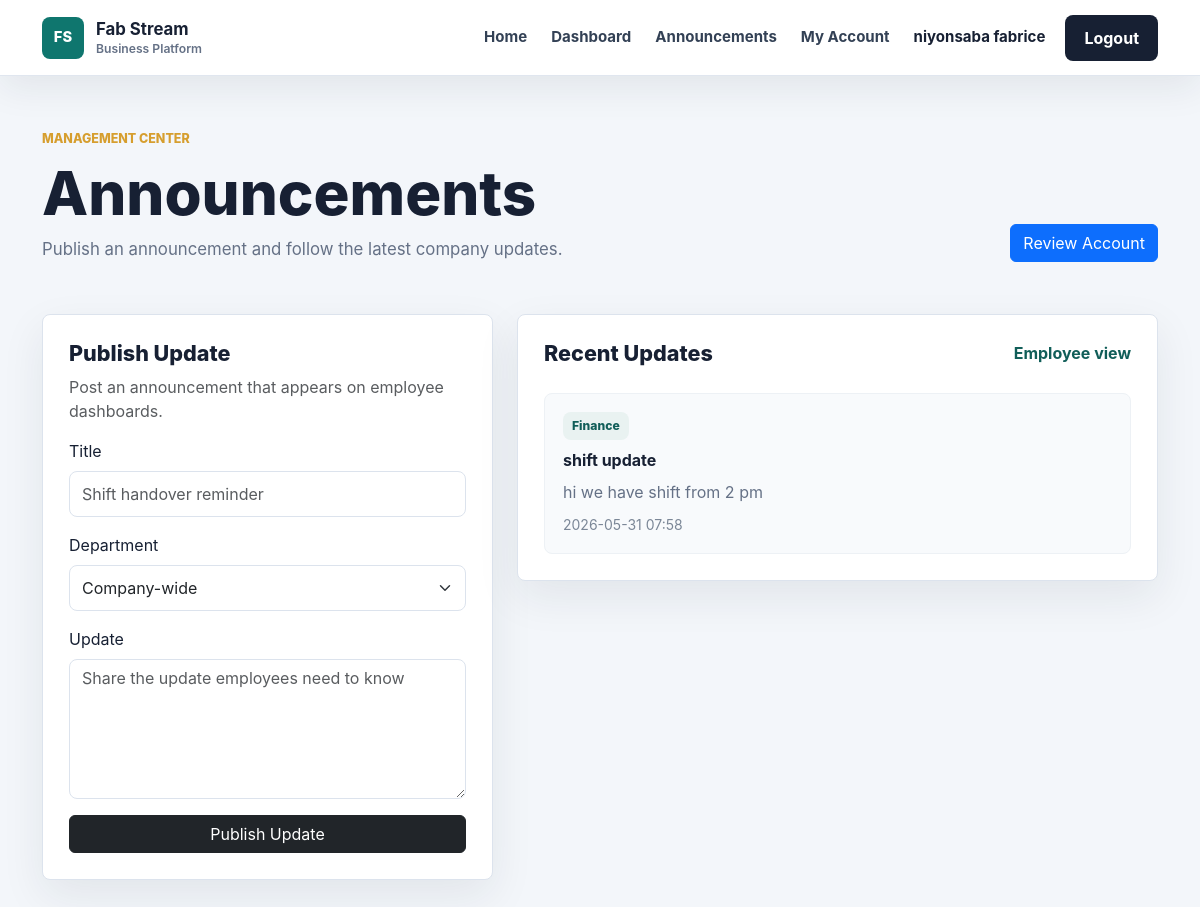
Before: /manager-dashboard (signed in) with the older database file.
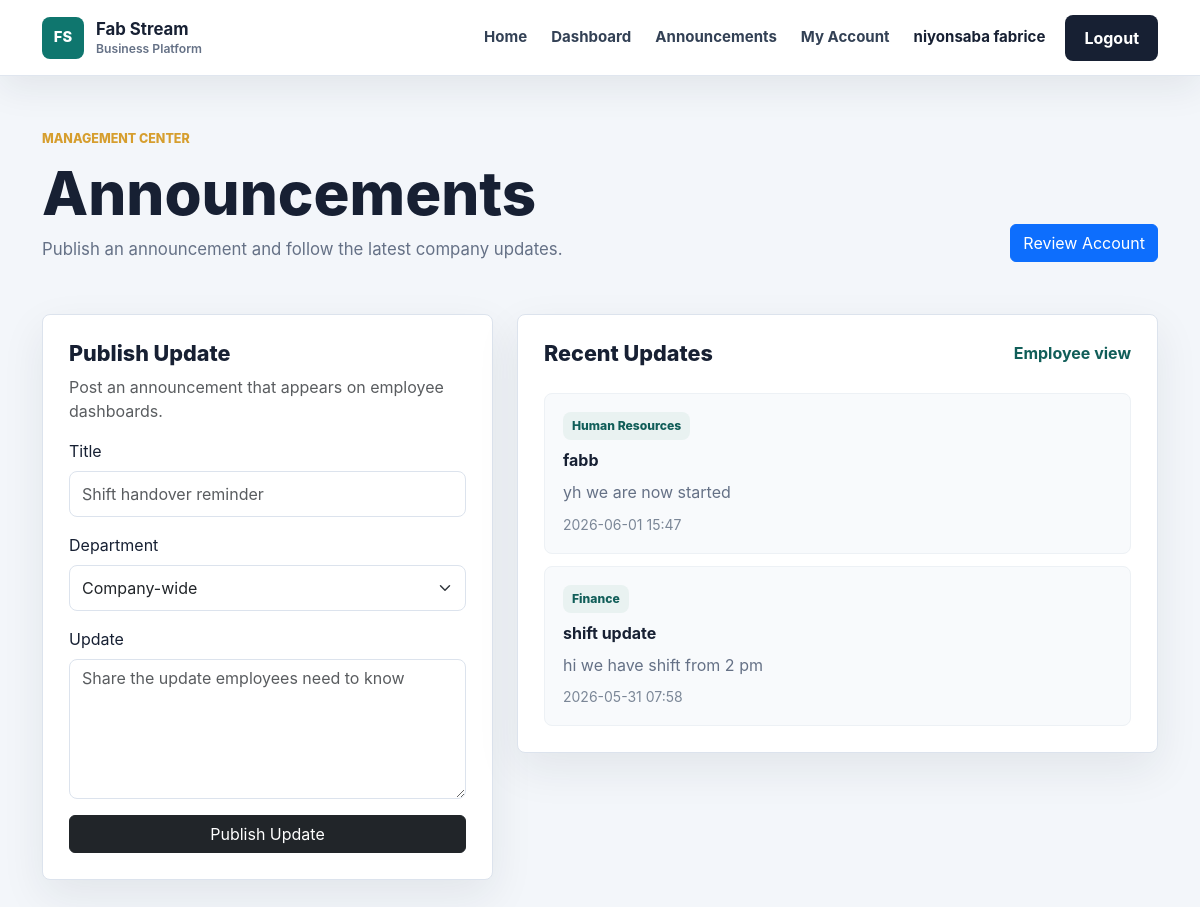
After: the same page with the newer database file.
### app/models.py (models this page shows, shortened)
class CompanyUpdate(db.Model):
    id = db.Column(db.Integer, primary_key=True)
    title = db.Column(db.String(150), nullable=False)
    body = db.Column(db.Text, nullable=False)
    department = db.Column(db.String(80), default='Company-wide')
    created_at = db.Column(db.DateTime, default=datetime.utcnow)
    author_id = db.Column(db.Integer, db.ForeignKey('user.id'), nullable=False)
    author = db.relationship('User', backref='company_updates')

### app/routes.py (the view)
@routes.route('/manager-dashboard')
@login_required
def manager_dashboard():
    employees = User.query.order_by(User.username.asc()).all() if is_admin() else []
    stats = {
        'employees': User.query.count(),
        'reports': ReportDocument.query.count(),
        'updates': CompanyUpdate.query.count(),
        'messages': ChatMessage.query.count()
    }
    updates = CompanyUpdate.query.order_by(CompanyUpdate.created_at.desc()).limit(8).all()
    return render_template('manager_dashboard.html', stats=stats, updates=updates, departments=DEPARTMENTS, employees=employees, is_admin=is_admin())

### app/__init__.py (called while the page is built)
def create_app():
    app = Flask(__name__)
    app.config.from_object(Config)
    app.config['UPLOAD_FOLDER'] = os.path.join(app.instance_path, app.config['UPLOAD_FOLDER'])
    os.makedirs(app.config['UPLOAD_FOLDER'], exist_ok=True)
    db.init_app(app)
    bcrypt.init_app(app)
    login_manager.init_app(app)
    socketio.init_app(app)
    from app.models import User
    @login_manager.user_loader
    def load_user(user_id):
        return User.query.get(int(user_id))
    from app.routes import routes
    app.register_blueprint(routes)
    with app.app_context():
        db.create_all()
        ensure_user_profile_columns()
    return app

### app/routes.py (called while the page is built)
def is_admin(user=None):
    user = user or current_user
    return user.is_authenticated and user.role in ADMIN_ROLES

### app/templates/manager_dashboard.html (shortened to what this page needs)
{% extends 'base.html' %}
{% block content %}
<section class="app-page">
    <div class="container">
        <div class="app-header">
            <div>
                <p class="section-kicker">Management center</p>
                <h1>{% if is_admin %}Admin Dashboard{% else %}Announcements{% endif %}</h1>
                <p>{% if is_admin %}Publish company updates and keep work visible across departments, chat, and reports.{% else %}Publish an announcement and follow the latest company updates.{% endif %}</p>
            </div>
            {% if is_admin %}
                <a href="{{ url_for('routes.reports') }}" class="btn btn-primary">Review Reports</a>
            {% else %}
                <a href="{{ url_for('routes.employee_detail', employee_id=current_user.id) }}" class="btn btn-primary">Review Account</a>
            {% endif %}
        </div>
        <div class="row g-4 mt-1">
            <div class="col-lg-5">
                <div class="work-panel">
                    <h2>Publish Update</h2>
                    <p class="text-muted">Post an announcement that appears on employee dashboards.</p>
                    <form method="POST" action="{{ url_for('routes.create_update') }}">
                        <div class="mb-3">
                            <label class="form-label" for="title">Title</label>
                            <input class="form-control" id="title" name="title" placeholder="Shift handover reminder" required>
                        </div>
                        <div class="mb-3">
                            <label class="form-label" for="department">Department</label>
                            <select class="form-select" id="department" name="department">
                                <option>Company-wide</option>
                            </select>
                        </div>
                        <div class="mb-3">
                            <label class="form-label" for="body">Update</label>
                            <textarea class="form-control" id="body" name="body" rows="5" placeholder="Share the update employees need to know" required></textarea>
                        </div>
                        <button class="btn btn-dark w-100" type="submit">Publish Update</button>
                    </form>
                </div>
            </div>
            <div class="col-lg-7">
                <div class="work-panel">
                    <div class="panel-title">
                        <h2>Recent Updates</h2>
                        <a href="{{ url_for('routes.dashboard') }}">Employee view</a>
                    </div>
                    <div class="activity-list">
                        {% for update in updates %}
                            <article class="activity-item">
                                <span>{{ update.department }}</span>
                                <strong>{{ update.title }}</strong>
                                <p>{{ update.body }}</p>
                                <small>{{ update.created_at.strftime('%Y-%m-%d %H:%M') }}</small>
                            </article>
                        {% else %}
                            <div class="empty-state">
                                <strong>No updates published.</strong>
                                <span>Create the first update from the form.</span>
                            </div>
                        {% endfor %}
                    </div>
                </div>
            </div>
        </div>
    </div>
</section>
{% endblock %}

Changed rows visible on the page:
added CompanyUpdate: department "Human Resources", title "fabb", body "yh we are now started", created_at "2026-06-01 15:47"
